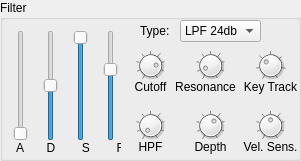
  <widget class="QGroupBox" name="groupBox_10">
   <property name="geometry">
    <rect>
     <x>590</x>
     <y>250</y>
     <width>301</width>
     <height>161</height>
    </rect>
   </property>
   <property name="title">
    <string>Filter</string>
   </property>
   <widget class="EGSlider" name="filterAttack">
    <property name="geometry">
     <rect>
      <x>10</x>
      <y>30</y>
      <width>22</width>
      <height>111</height>
     </rect>
    </property>
    <property name="maximum">
     <number>127</number>
    </property>
    <property name="orientation">
     <enum>Qt::Vertical</enum>
    </property>
   </widget>
   <widget class="EGSlider" name="filterDecay">
    <property name="geometry">
     <rect>
      <x>40</x>
      <y>30</y>
      <width>22</width>
      <height>111</height>
     </rect>
    </property>
    <property name="maximum">
     <number>127</number>
    </property>
    <property name="value">
     <number>64</number>
    </property>
    <property name="orientation">
     <enum>Qt::Vertical</enum>
    </property>
   </widget>
   <widget class="EGSlider" name="filterRelease">
    <property name="geometry">
     <rect>
      <x>100</x>
      <y>30</y>
      <width>22</width>
      <height>111</height>
     </rect>
    </property>
    <property name="maximum">
     <number>127</number>
    </property>
    <property name="value">
     <number>85</number>
    </property>
    <property name="orientation">
     <enum>Qt::Vertical</enum>
    </property>
    <property name="tickPosition">
     <enum>QSlider::NoTicks</enum>
    </property>
   </widget>
   <widget class="EGSlider" name="filterSustain">
    <property name="geometry">
     <rect>
      <x>70</x>
      <y>30</y>
      <width>22</width>
      <height>111</height>
     </rect>
    </property>
    <property name="maximum">
     <number>127</number>
    </property>
    <property name="value">
     <number>127</number>
    </property>
    <property name="orientation">
     <enum>Qt::Vertical</enum>
    </property>
   </widget>
   <widget class="QLabel" name="label_38">
    <property name="geometry">
     <rect>
      <x>10</x>
      <y>140</y>
      <width>111</width>
      <height>16</height>
     </rect>
    </property>
    <property name="text">
     <string>  A       D        S        R</string>
    </property>
   </widget>
   <widget class="DialKnob" name="hpf">
    <property name="geometry">
     <rect>
      <x>130</x>
      <y>110</y>
      <width>41</width>
      <height>31</height>
     </rect>
    </property>
    <property name="sizePolicy">
     <sizepolicy hsizetype="Fixed" vsizetype="Fixed">
      <horstretch>0</horstretch>
      <verstretch>0</verstretch>
     </sizepolicy>
    </property>
    <property name="minimumSize">
     <size>
      <width>0</width>
      <height>0</height>
     </size>
    </property>
    <property name="maximumSize">
     <size>
      <width>16777215</width>
      <height>16777215</height>
     </size>
    </property>
    <property name="minimum">
     <number>0</number>
    </property>
    <property name="maximum">
     <number>127</number>
    </property>
    <property name="notchTarget">
     <double>16.000000000000000</double>
    </property>
    <property name="notchesVisible">
     <bool>true</bool>
    </property>
   </widget>
   <widget class="QLabel" name="label_39">
    <property name="geometry">
     <rect>
      <x>130</x>
      <y>140</y>
      <width>41</width>
      <height>21</height>
     </rect>
    </property>
    <property name="frameShadow">
     <enum>QFrame::Plain</enum>
    </property>
    <property name="text">
     <string>HPF</string>
    </property>
    <property name="alignment">
     <set>Qt::AlignHCenter|Qt::AlignTop</set>
    </property>
   </widget>
   <widget class="DialKnob" name="filterCutoff">
    <property name="geometry">
     <rect>
      <x>130</x>
      <y>50</y>
      <width>41</width>
      <height>31</height>
     </rect>
    </property>
    <property name="sizePolicy">
     <sizepolicy hsizetype="Fixed" vsizetype="Fixed">
      <horstretch>0</horstretch>
      <verstretch>0</verstretch>
     </sizepolicy>
    </property>
    <property name="minimumSize">
     <size>
      <width>0</width>
      <height>0</height>
     </size>
    </property>
    <property name="maximumSize">
     <size>
      <width>16777215</width>
      <height>16777215</height>
     </size>
    </property>
    <property name="minimum">
     <number>0</number>
    </property>
    <property name="maximum">
     <number>127</number>
    </property>
    <property name="value">
     <number>100</number>
    </property>
    <property name="notchTarget">
     <double>16.000000000000000</double>
    </property>
    <property name="notchesVisible">
     <bool>true</bool>
    </property>
   </widget>
   <widget class="QLabel" name="label_40">
    <property name="geometry">
     <rect>
      <x>120</x>
      <y>80</y>
      <width>61</width>
      <height>21</height>
     </rect>
    </property>
    <property name="frameShadow">
     <enum>QFrame::Plain</enum>
    </property>
    <property name="text">
     <string>Cutoff</string>
    </property>
    <property name="alignment">
     <set>Qt::AlignHCenter|Qt::AlignTop</set>
    </property>
   </widget>
   <widget class="DialKnob" name="filterResonance">
    <property name="geometry">
     <rect>
      <x>190</x>
      <y>50</y>
      <width>41</width>
      <height>31</height>
     </rect>
    </property>
    <property name="sizePolicy">
     <sizepolicy hsizetype="Fixed" vsizetype="Fixed">
      <horstretch>0</horstretch>
      <verstretch>0</verstretch>
     </sizepolicy>
    </property>
    <property name="minimumSize">
     <size>
      <width>0</width>
      <height>0</height>
     </size>
    </property>
    <property name="maximumSize">
     <size>
      <width>16777215</width>
      <height>16777215</height>
     </size>
    </property>
    <property name="minimum">
     <number>-12</number>
    </property>
    <property name="maximum">
     <number>102</number>
    </property>
    <property name="notchTarget">
     <double>16.000000000000000</double>
    </property>
    <property name="notchesVisible">
     <bool>true</bool>
    </property>
   </widget>
   <widget class="QLabel" name="label_41">
    <property name="geometry">
     <rect>
      <x>170</x>
      <y>80</y>
      <width>71</width>
      <height>21</height>
     </rect>
    </property>
    <property name="frameShadow">
     <enum>QFrame::Plain</enum>
    </property>
    <property name="text">
     <string>Resonance</string>
    </property>
    <property name="alignment">
     <set>Qt::AlignHCenter|Qt::AlignTop</set>
    </property>
   </widget>
   <widget class="ComboPicker" name="filterType">
    <property name="geometry">
     <rect>
      <x>180</x>
      <y>20</y>
      <width>81</width>
      <height>22</height>
     </rect>
    </property>
    <item>
     <property name="text">
      <string>LPF 24db</string>
     </property>
    </item>
    <item>
     <property name="text">
      <string>LPF 18db</string>
     </property>
    </item>
    <item>
     <property name="text">
      <string>LPF 12db</string>
     </property>
    </item>
    <item>
     <property name="text">
      <string>BPF</string>
     </property>
    </item>
    <item>
     <property name="text">
      <string>HPF 12db</string>
     </property>
    </item>
    <item>
     <property name="text">
      <string>BEF</string>
     </property>
    </item>
   </widget>
   <widget class="QLabel" name="label_42">
    <property name="geometry">
     <rect>
      <x>140</x>
      <y>20</y>
      <width>61</width>
      <height>21</height>
     </rect>
    </property>
    <property name="text">
     <string>Type:</string>
    </property>
   </widget>
   <widget class="DialKnob" name="filterKeyTrk">
    <property name="geometry">
     <rect>
      <x>250</x>
      <y>50</y>
      <width>41</width>
      <height>31</height>
     </rect>
    </property>
    <property name="sizePolicy">
     <sizepolicy hsizetype="Fixed" vsizetype="Fixed">
      <horstretch>0</horstretch>
      <verstretch>0</verstretch>
     </sizepolicy>
    </property>
    <property name="minimumSize">
     <size>
      <width>0</width>
      <height>0</height>
     </size>
    </property>
    <property name="maximumSize">
     <size>
      <width>16777215</width>
      <height>16777215</height>
     </size>
    </property>
    <property name="minimum">
     <number>-32</number>
    </property>
    <property name="maximum">
     <number>64</number>
    </property>
    <property name="notchTarget">
     <double>16.000000000000000</double>
    </property>
    <property name="notchesVisible">
     <bool>true</bool>
    </property>
   </widget>
   <widget class="QLabel" name="label_43">
    <property name="geometry">
     <rect>
      <x>240</x>
      <y>80</y>
      <width>61</width>
      <height>21</height>
     </rect>
    </property>
    <property name="frameShadow">
     <enum>QFrame::Plain</enum>
    </property>
    <property name="text">
     <string>Key Track</string>
    </property>
    <property name="alignment">
     <set>Qt::AlignHCenter|Qt::AlignTop</set>
    </property>
   </widget>
   <widget class="DialKnob" name="filterVelSens">
    <property name="geometry">
     <rect>
      <x>250</x>
      <y>110</y>
      <width>41</width>
      <height>31</height>
     </rect>
    </property>
    <property name="sizePolicy">
     <sizepolicy hsizetype="Fixed" vsizetype="Fixed">
      <horstretch>0</horstretch>
      <verstretch>0</verstretch>
     </sizepolicy>
    </property>
    <property name="minimumSize">
     <size>
      <width>0</width>
      <height>0</height>
     </size>
    </property>
    <property name="maximumSize">
     <size>
      <width>16777215</width>
      <height>16777215</height>
     </size>
    </property>
    <property name="minimum">
     <number>-64</number>
    </property>
    <property name="maximum">
     <number>63</number>
    </property>
    <property name="notchTarget">
     <double>16.000000000000000</double>
    </property>
    <property name="notchesVisible">
     <bool>true</bool>
    </property>
   </widget>
   <widget class="QLabel" name="label_44">
    <property name="geometry">
     <rect>
      <x>240</x>
      <y>140</y>
      <width>61</width>
      <height>21</height>
     </rect>
    </property>
    <property name="frameShadow">
     <enum>QFrame::Plain</enum>
    </property>
    <property name="text">
     <string>Vel. Sens.</string>
    </property>
    <property name="alignment">
     <set>Qt::AlignHCenter|Qt::AlignTop</set>
    </property>
   </widget>
   <widget class="DialKnob" name="filterDepth">
    <property name="geometry">
     <rect>
      <x>190</x>
      <y>110</y>
      <width>41</width>
      <height>31</height>
     </rect>
    </property>
    <property name="sizePolicy">
     <sizepolicy hsizetype="Fixed" vsizetype="Fixed">
      <horstretch>0</horstretch>
      <verstretch>0</verstretch>
     </sizepolicy>
    </property>
    <property name="minimumSize">
     <size>
      <width>0</width>
      <height>0</height>
     </size>
    </property>
    <property name="maximumSize">
     <size>
      <width>16777215</width>
      <height>16777215</height>
     </size>
    </property>
    <property name="minimum">
     <number>-128</number>
    </property>
    <property name="maximum">
     <number>127</number>
    </property>
    <property name="value">
     <number>32</number>
    </property>
    <property name="notchTarget">
     <double>32.000000000000000</double>
    </property>
    <property name="notchesVisible">
     <bool>true</bool>
    </property>
   </widget>
   <widget class="QLabel" name="label_57">
    <property name="geometry">
     <rect>
      <x>180</x>
      <y>140</y>
      <width>61</width>
      <height>21</height>
     </rect>
    </property>
    <property name="frameShadow">
     <enum>QFrame::Plain</enum>
    </property>
    <property name="text">
     <string>Depth</string>
    </property>
    <property name="alignment">
     <set>Qt::AlignHCenter|Qt::AlignTop</set>
    </property>
   </widget>
   <zorder>label_39</zorder>
   <zorder>label_43</zorder>
   <zorder>label_57</zorder>
   <zorder>label_44</zorder>
   <zorder>label_41</zorder>
   <zorder>label_38</zorder>
   <zorder>label_40</zorder>
   <zorder>filterAttack</zorder>
   <zorder>filterDecay</zorder>
   <zorder>filterRelease</zorder>
   <zorder>filterSustain</zorder>
   <zorder>hpf</zorder>
   <zorder>filterCutoff</zorder>
   <zorder>filterResonance</zorder>
   <zorder>filterType</zorder>
   <zorder>label_42</zorder>
   <zorder>filterKeyTrk</zorder>
   <zorder>filterVelSens</zorder>
   <zorder>filterDepth</zorder>
  </widget>
